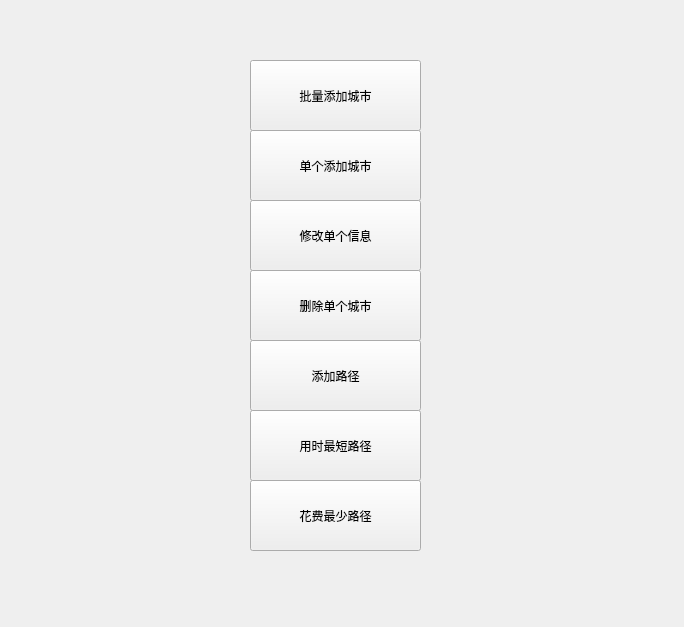
<?xml version="1.0" encoding="UTF-8"?>
<ui version="4.0">
 <class>MainWindow</class>
 <widget class="QMainWindow" name="MainWindow">
  <property name="geometry">
   <rect>
    <x>0</x>
    <y>0</y>
    <width>684</width>
    <height>627</height>
   </rect>
  </property>
  <property name="windowTitle">
   <string>MainWindow</string>
  </property>
  <widget class="QWidget" name="centralwidget">
   <widget class="QPushButton" name="multiadd">
    <property name="geometry">
     <rect>
      <x>250</x>
      <y>60</y>
      <width>171</width>
      <height>71</height>
     </rect>
    </property>
    <property name="text">
     <string>批量添加城市</string>
    </property>
   </widget>
   <widget class="QPushButton" name="singleadd">
    <property name="geometry">
     <rect>
      <x>250</x>
      <y>130</y>
      <width>171</width>
      <height>71</height>
     </rect>
    </property>
    <property name="text">
     <string>单个添加城市</string>
    </property>
   </widget>
   <widget class="QPushButton" name="modify">
    <property name="geometry">
     <rect>
      <x>250</x>
      <y>200</y>
      <width>171</width>
      <height>71</height>
     </rect>
    </property>
    <property name="text">
     <string>修改单个信息</string>
    </property>
   </widget>
   <widget class="QPushButton" name="removecity">
    <property name="geometry">
     <rect>
      <x>250</x>
      <y>270</y>
      <width>171</width>
      <height>71</height>
     </rect>
    </property>
    <property name="text">
     <string>删除单个城市</string>
    </property>
   </widget>
   <widget class="QPushButton" name="addpath">
    <property name="geometry">
     <rect>
      <x>250</x>
      <y>340</y>
      <width>171</width>
      <height>71</height>
     </rect>
    </property>
    <property name="text">
     <string>添加路径</string>
    </property>
   </widget>
   <widget class="QPushButton" name="mintime">
    <property name="geometry">
     <rect>
      <x>250</x>
      <y>410</y>
      <width>171</width>
      <height>71</height>
     </rect>
    </property>
    <property name="text">
     <string>用时最短路径</string>
    </property>
   </widget>
   <widget class="QPushButton" name="mindist">
    <property name="geometry">
     <rect>
      <x>250</x>
      <y>480</y>
      <width>171</width>
      <height>71</height>
     </rect>
    </property>
    <property name="text">
     <string>花费最少路径</string>
    </property>
   </widget>
  </widget>
 </widget>
 <resources/>
 <connections/>
</ui>
